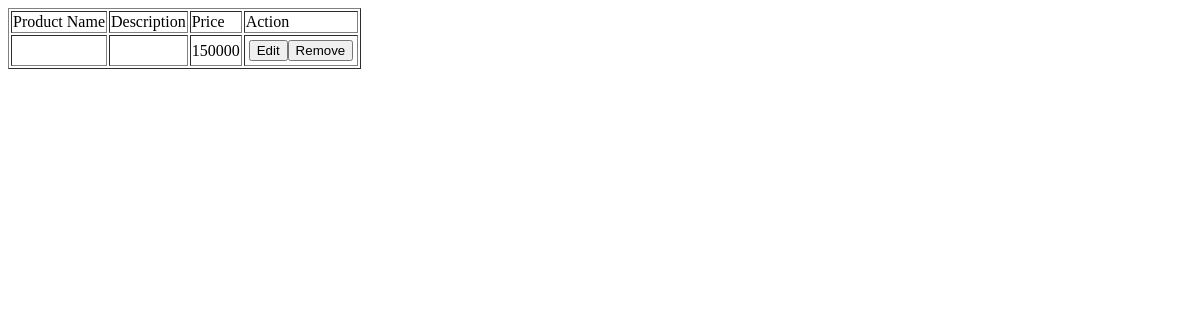
Page /adminpanel/productList.php on the earlier database version.
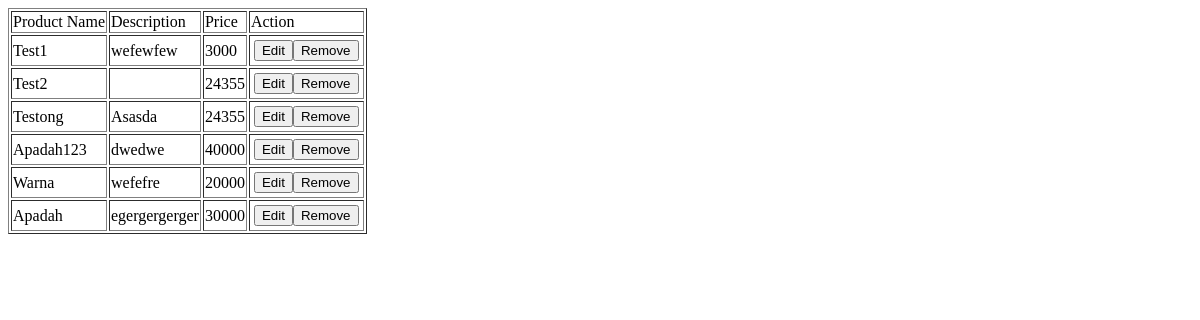
Same page on the later database version.
### tables this page shows
CREATE TABLE `productsprice` (
  `Id` int(11) NOT NULL,
  `ProductID` int(11) NOT NULL,
  `Price` int(11) NOT NULL,
  `isCurrent` int(11) NOT NULL DEFAULT '1'
);

CREATE TABLE `products` (
  `Id` int(11) NOT NULL,
  `DesignID` int(11) NOT NULL,
  `CategoryID` int(11) NOT NULL,
  `ProductName` varchar(255) NOT NULL,
  `ProductImage` varchar(255) NOT NULL,
  `Description` text NOT NULL
);

### adminpanel/productList.php (the view, shortened to what this page needs)
<?php
    $query = "SELECT p.Id, p.ProductName, p.ProductImage, p.Description, pp.Price FROM products p JOIN productsprice pp ON p.Id = pp.ProductID WHERE pp.isCurrent = 1 AND p.isDeleted = 0";
    $result = mysql_query($query) or die(mysql_error());
?>
<html>
    <head>
    </head>
    <body>
        <table border="1">
            <tr>
                <td>Product Name</td>
                <td>Description</td>
                <td>Price</td>
                <td>Action</td>
            </tr>
            <?php
                while($row=mysql_fetch_array($result)){
                    ?>
                    <tr>
                        <td><?php echo $row["ProductName"]; ?></td>
                        <td><?php echo $row["Description"]; ?></td>
                        <td><?php echo $row["Price"]; ?></td>
                        <td><table><tr><td><button onclick="window.location.href='editProduct.php?id=<?php echo $row["Id"]; ?>'">Edit</button><button onclick="window.location.href='../controller/doDeleteProduct.php?id=<?php echo $row["Id"]; ?>'">Remove</button></td></tr></table></td>
                    </tr>
                    <?php
                }
            ?>
        </table>
    </body>
</html>

Differences in the rows shown:
removed productsprice: Price "150000"
added productsprice: ProductID.ProductName "Test1", ProductID.Description "wefewfew", Price "3000"
added productsprice: ProductID.ProductName "Test2", Price "24355"
added productsprice: ProductID.ProductName "Testong", ProductID.Description "Asasda", Price "24355"
added productsprice: ProductID.ProductName "Apadah123", ProductID.Description "dwedwe", Price "40000"
added productsprice: ProductID.ProductName "Warna", ProductID.Description "wefefre", Price "20000"
added productsprice: ProductID.ProductName "Apadah", ProductID.Description "egergergerger", Price "30000"
